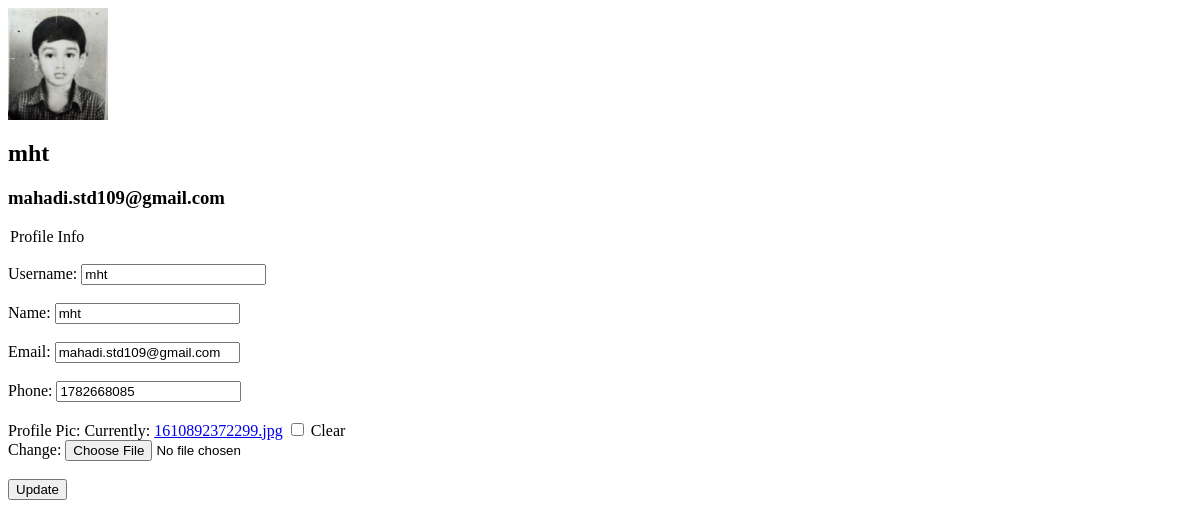
Page /profile/ (signed in) on the earlier database version.
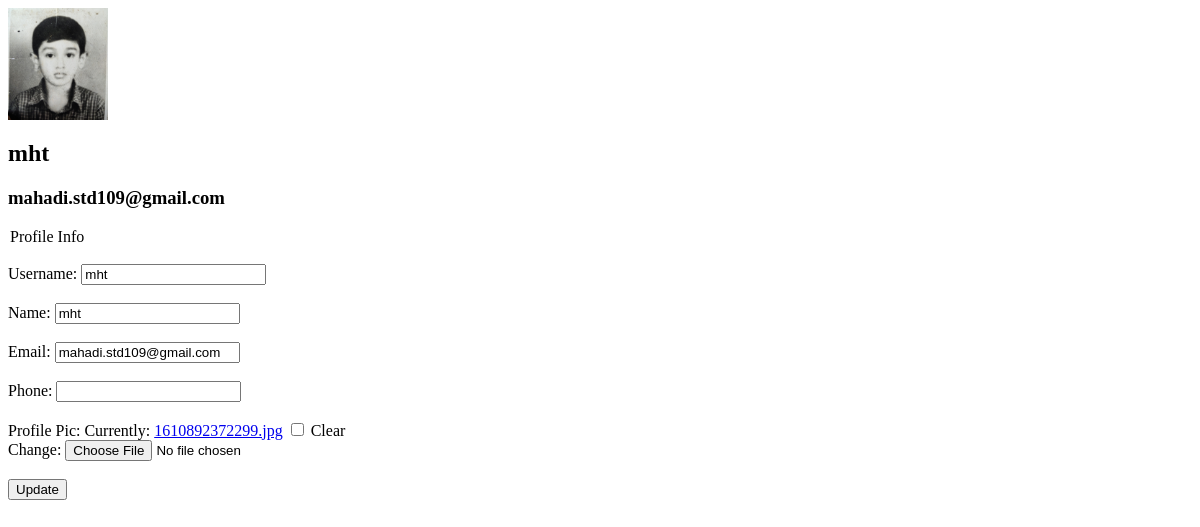
Same page on the later database version.
### app1/models.py (models this page shows, shortened)
class Customer(models.Model):
	user = models.OneToOneField(User, related_name='profile', on_delete=models.CASCADE)
	name = models.CharField(max_length=200, null=True)
	phone = models.CharField(max_length=200, null=True, blank=True)
	email = models.CharField(max_length=200, null=True)
	profile_pic = models.ImageField(default="unnamed.png", null=True, blank=True)
	date_created = models.DateTimeField(auto_now_add=True, null=True)

### app1/views.py (the view)
# urls.py: path('profile/', views.profile, name='profile'),
@login_required
def profile(request):
    if request.method == 'POST':
        u_form = UserUpdateForm(request.POST, instance=request.user)
        p_form = ProfileUpdateForm(request.POST, request.FILES, instance=request.user.profile)
        if u_form.is_valid() and p_form.is_valid():
            u_form.save()
            p_form.save()
            return redirect('about')
    else:
        u_form = UserUpdateForm(instance=request.user)
        p_form = ProfileUpdateForm(instance=request.user.profile)
    context = {
        'u_form': u_form,
        'p_form': p_form,
    }
    return render(request, 'app1/profile.html', context)

### app1/forms.py
class UserUpdateForm(forms.ModelForm):
    email = forms.EmailField()
    class Meta:
        model = User
        fields = ['username', 'email']

class ProfileUpdateForm(forms.ModelForm):
    class Meta:
        model = Customer
        fields = ['profile_pic','phone','name']

### app1/templates/app1/profile.html (shortened to what this page needs)
<img src="{{ user.profile.profile_pic.url }}" width="100px">
          <h2>{{ user.username }}</h2>
          <h3>{{ user.email }}</h3>
      <form method="POST" enctype="multipart/form-data">
              <legend>Profile Info</legend><br>
              Username: {{ u_form.username }} <br><br>
              Name: {{ p_form.name }} <br><br>
              Email: {{ u_form.email }} <br><br>
              Phone: {{ p_form.phone }} <br><br>
              Profile Pic: {{ p_form.profile_pic }} <br><br>
              <button type="submit">Update</button>
      </form>

Differences in the rows shown:
changed Customer "mht": phone "1782668085" → (not shown)
